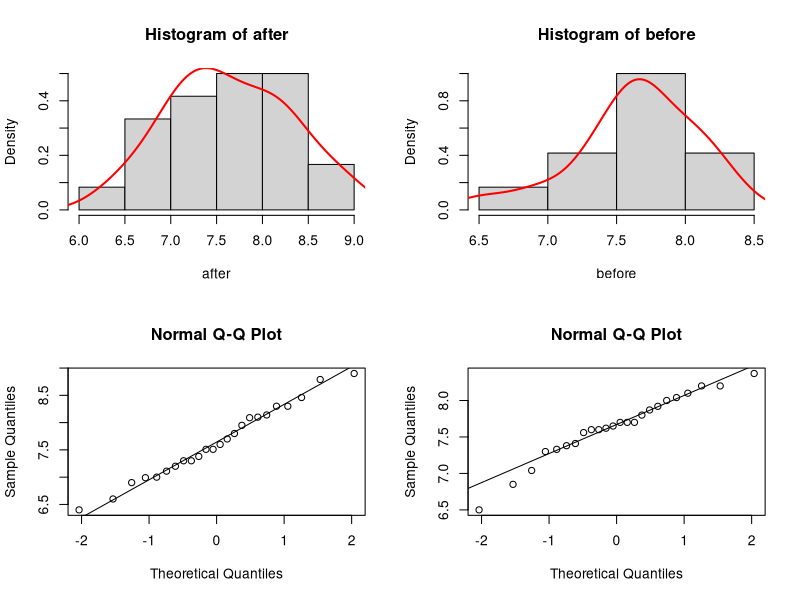
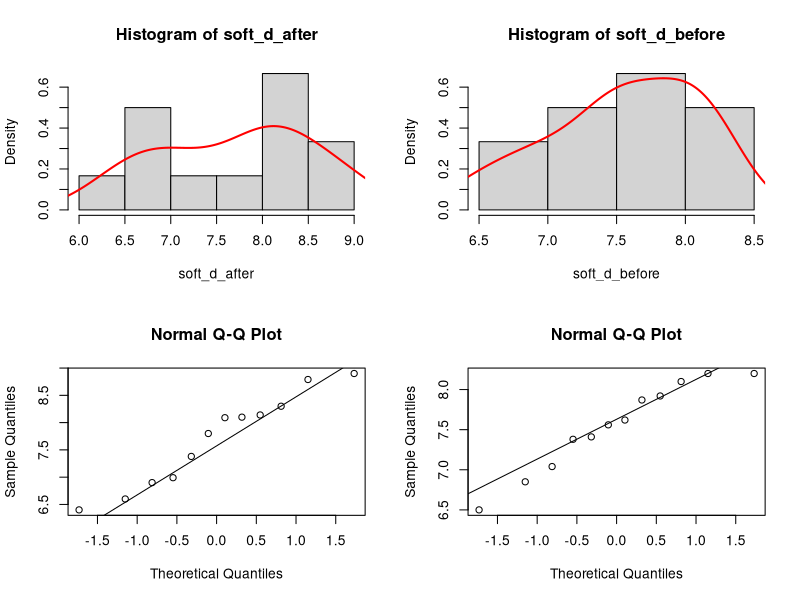
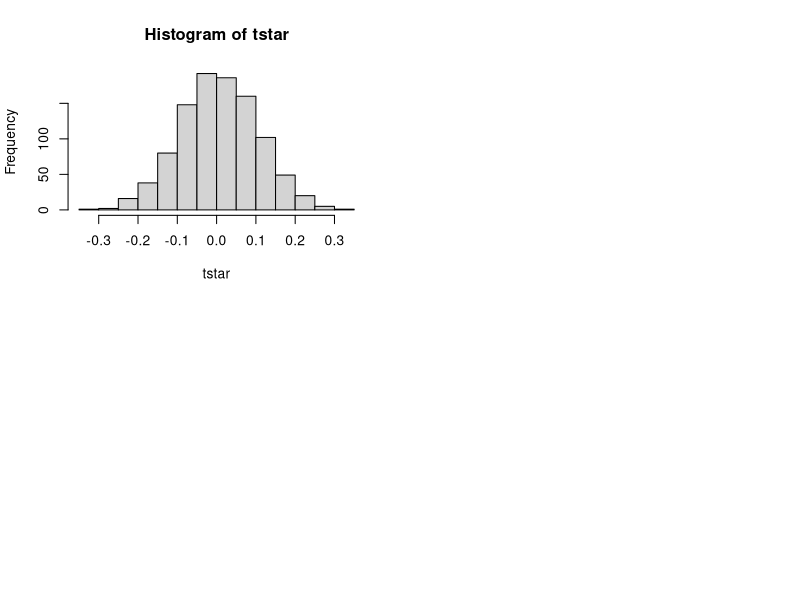

Recreate these plots in R, in order. (Note: this script raises an error after producing the figures.)
par(mfrow=c(2,2))
data = read.table("run.txt", header=TRUE)
before = data[,1]
after = data[,2]
soft_d_before = before[1:12]
soft_d_after = after[1:12]
energy_d_before = before[13:24]
energy_d_after = after[13:24]

#Q1
hist(after, freq=FALSE); lines(density(after), col="red", lwd=2) 
hist(before, freq=FALSE); lines(density(before), col="red",lwd=2)
qqnorm(after); qqline(after)
qqnorm(before); qqline(before)

hist(soft_d_after, freq=FALSE); lines(density(soft_d_after), col="red", lwd=2) 
hist(soft_d_before, freq=FALSE); lines(density(soft_d_before), col="red",lwd=2)
qqnorm(soft_d_after); qqline(soft_d_after)
qqnorm(soft_d_before); qqline(soft_d_before)

#Q2
#test difference in speed before and after soft drink
t.test(soft_d_before, soft_d_after, paired=TRUE)

#test difference in speed before and after energy drink
t.test(energy_d_before, energy_d_after, paired=TRUE)

#Q3 N.B. I think the right test has to be the permutation test (below) but in Q6 we must state which distribution we assume here. See lecture 4 two paired samples
tstat = function(x,y){mean(x-y)}
B = 1000
tstar = numeric(B)
for(i in 1:B){
  tempstar = t(apply(cbind(before,after), 1, sample))
  tstar[i] = tstat(tempstar[,1], tempstar[,2])
}

 myt= tstat(before, after)
 hist(tstar)
 pl=sum(tstar<myt)/B
 pr=sum(tstar>myt)/B
 p=2*min(pl,pr)
 p 
 #p has a high value, approx 0.9 meaning that we can reject H0 in this case. There time differences are not affected by the type of drink.
 
 #N.B. not sure if I understood correctly but there is no need for code here. Just reasoning.
 
 #Q4
 #There would be no need for the softdrinks, which would give us a bigger sample size for energy drinks.
 
 #Q5
 #Yes the objection is similar as the participants should not have been split, but rather all of them should have drank the energy drink and an and
 # then drank the soft drink and ran, so that you can compare time differences for the same person since different people might simply have different running speed.
 #Furthermore, maybe the initial run (without drinking energy drinks or softdrinks) could have been removed since this would mean that the participants might be too tired for the 3rd run.
 
 
 #Q6
 #N.B. I'm not sure what the is meant by assumed distribution. I went through the notes and I'm quite sure that a permutation test is required
 #In order to change the vector values to residuals we can apply a linear regression model on the vector
 residuals = lm(tstar[,2]~tstar[,1])
 #considering that QQplots are specified, then the assumed distribution should be Normal.
 qqnorm(resid(residuals))
 qqline(resid(residuals))
 
